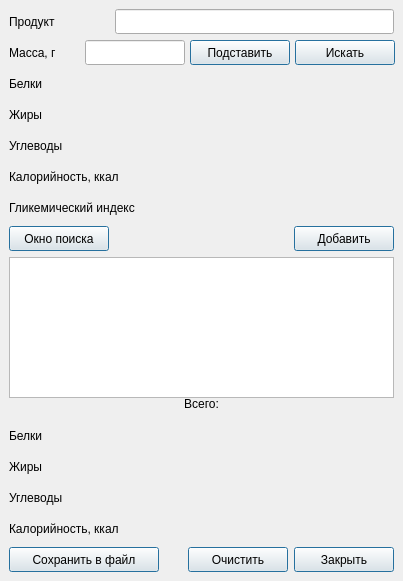
<?xml version="1.0" encoding="UTF-8"?>
<ui version="4.0">
 <class>Calc_Window</class>
 <widget class="QMainWindow" name="Calc_Window">
  <property name="geometry">
   <rect>
    <x>0</x>
    <y>0</y>
    <width>403</width>
    <height>581</height>
   </rect>
  </property>
  <property name="minimumSize">
   <size>
    <width>403</width>
    <height>581</height>
   </size>
  </property>
  <property name="windowTitle">
   <string>Расчитать</string>
  </property>
  <widget class="QWidget" name="centralwidget">
   <property name="minimumSize">
    <size>
     <width>403</width>
     <height>581</height>
    </size>
   </property>
   <layout class="QGridLayout" name="gridLayout">
    <item row="0" column="0">
     <layout class="QHBoxLayout" name="horizontalLayout">
      <item>
       <widget class="QLabel" name="search_lab">
        <property name="sizePolicy">
         <sizepolicy hsizetype="Fixed" vsizetype="Fixed">
          <horstretch>0</horstretch>
          <verstretch>0</verstretch>
         </sizepolicy>
        </property>
        <property name="minimumSize">
         <size>
          <width>100</width>
          <height>25</height>
         </size>
        </property>
        <property name="maximumSize">
         <size>
          <width>100</width>
          <height>25</height>
         </size>
        </property>
        <property name="text">
         <string>Продукт</string>
        </property>
       </widget>
      </item>
      <item>
       <widget class="QLineEdit" name="search_line">
        <property name="minimumSize">
         <size>
          <width>100</width>
          <height>25</height>
         </size>
        </property>
        <property name="maximumSize">
         <size>
          <width>16777215</width>
          <height>25</height>
         </size>
        </property>
        <property name="alignment">
         <set>Qt::AlignRight|Qt::AlignTrailing|Qt::AlignVCenter</set>
        </property>
       </widget>
      </item>
     </layout>
    </item>
    <item row="1" column="0">
     <layout class="QHBoxLayout" name="horizontalLayout_2">
      <item>
       <widget class="QLabel" name="mass_lab">
        <property name="sizePolicy">
         <sizepolicy hsizetype="Fixed" vsizetype="Fixed">
          <horstretch>0</horstretch>
          <verstretch>0</verstretch>
         </sizepolicy>
        </property>
        <property name="minimumSize">
         <size>
          <width>70</width>
          <height>25</height>
         </size>
        </property>
        <property name="maximumSize">
         <size>
          <width>70</width>
          <height>25</height>
         </size>
        </property>
        <property name="text">
         <string>Масса, г</string>
        </property>
       </widget>
      </item>
      <item>
       <widget class="QLineEdit" name="mass_line">
        <property name="minimumSize">
         <size>
          <width>100</width>
          <height>25</height>
         </size>
        </property>
        <property name="maximumSize">
         <size>
          <width>16777215</width>
          <height>25</height>
         </size>
        </property>
        <property name="alignment">
         <set>Qt::AlignRight|Qt::AlignTrailing|Qt::AlignVCenter</set>
        </property>
       </widget>
      </item>
      <item>
       <widget class="QPushButton" name="substitutebut">
        <property name="sizePolicy">
         <sizepolicy hsizetype="Fixed" vsizetype="Fixed">
          <horstretch>0</horstretch>
          <verstretch>0</verstretch>
         </sizepolicy>
        </property>
        <property name="minimumSize">
         <size>
          <width>100</width>
          <height>25</height>
         </size>
        </property>
        <property name="maximumSize">
         <size>
          <width>100</width>
          <height>25</height>
         </size>
        </property>
        <property name="text">
         <string>Подставить</string>
        </property>
        <property name="default">
         <bool>true</bool>
        </property>
       </widget>
      </item>
      <item>
       <widget class="QPushButton" name="searchbut">
        <property name="sizePolicy">
         <sizepolicy hsizetype="Fixed" vsizetype="Fixed">
          <horstretch>0</horstretch>
          <verstretch>0</verstretch>
         </sizepolicy>
        </property>
        <property name="minimumSize">
         <size>
          <width>100</width>
          <height>25</height>
         </size>
        </property>
        <property name="maximumSize">
         <size>
          <width>100</width>
          <height>25</height>
         </size>
        </property>
        <property name="text">
         <string>Искать</string>
        </property>
        <property name="default">
         <bool>true</bool>
        </property>
       </widget>
      </item>
     </layout>
    </item>
    <item row="2" column="0">
     <layout class="QHBoxLayout" name="horizontalLayout_3">
      <item>
       <widget class="QLabel" name="prot_lab">
        <property name="sizePolicy">
         <sizepolicy hsizetype="Fixed" vsizetype="Fixed">
          <horstretch>0</horstretch>
          <verstretch>0</verstretch>
         </sizepolicy>
        </property>
        <property name="minimumSize">
         <size>
          <width>100</width>
          <height>25</height>
         </size>
        </property>
        <property name="maximumSize">
         <size>
          <width>100</width>
          <height>25</height>
         </size>
        </property>
        <property name="text">
         <string>Белки</string>
        </property>
       </widget>
      </item>
      <item>
       <widget class="QLabel" name="prot_sec_lab">
        <property name="sizePolicy">
         <sizepolicy hsizetype="Preferred" vsizetype="Fixed">
          <horstretch>0</horstretch>
          <verstretch>0</verstretch>
         </sizepolicy>
        </property>
        <property name="minimumSize">
         <size>
          <width>0</width>
          <height>25</height>
         </size>
        </property>
        <property name="maximumSize">
         <size>
          <width>16777215</width>
          <height>25</height>
         </size>
        </property>
        <property name="text">
         <string>&lt;html&gt;&lt;head/&gt;&lt;body&gt;&lt;p align=&quot;right&quot;&gt;&lt;br/&gt;&lt;/p&gt;&lt;/body&gt;&lt;/html&gt;</string>
        </property>
       </widget>
      </item>
     </layout>
    </item>
    <item row="3" column="0">
     <layout class="QHBoxLayout" name="horizontalLayout_4">
      <item>
       <widget class="QLabel" name="lip_lab">
        <property name="sizePolicy">
         <sizepolicy hsizetype="Fixed" vsizetype="Fixed">
          <horstretch>0</horstretch>
          <verstretch>0</verstretch>
         </sizepolicy>
        </property>
        <property name="minimumSize">
         <size>
          <width>100</width>
          <height>25</height>
         </size>
        </property>
        <property name="maximumSize">
         <size>
          <width>100</width>
          <height>25</height>
         </size>
        </property>
        <property name="text">
         <string>Жиры</string>
        </property>
       </widget>
      </item>
      <item>
       <widget class="QLabel" name="lip_sec_lab">
        <property name="sizePolicy">
         <sizepolicy hsizetype="Preferred" vsizetype="Fixed">
          <horstretch>0</horstretch>
          <verstretch>0</verstretch>
         </sizepolicy>
        </property>
        <property name="minimumSize">
         <size>
          <width>0</width>
          <height>25</height>
         </size>
        </property>
        <property name="maximumSize">
         <size>
          <width>16777215</width>
          <height>25</height>
         </size>
        </property>
        <property name="text">
         <string>&lt;html&gt;&lt;head/&gt;&lt;body&gt;&lt;p align=&quot;right&quot;&gt;&lt;br/&gt;&lt;/p&gt;&lt;/body&gt;&lt;/html&gt;</string>
        </property>
       </widget>
      </item>
     </layout>
    </item>
    <item row="4" column="0">
     <layout class="QHBoxLayout" name="horizontalLayout_5">
      <item>
       <widget class="QLabel" name="carb_lab">
        <property name="sizePolicy">
         <sizepolicy hsizetype="Fixed" vsizetype="Fixed">
          <horstretch>0</horstretch>
          <verstretch>0</verstretch>
         </sizepolicy>
        </property>
        <property name="minimumSize">
         <size>
          <width>100</width>
          <height>25</height>
         </size>
        </property>
        <property name="maximumSize">
         <size>
          <width>100</width>
          <height>25</height>
         </size>
        </property>
        <property name="text">
         <string>Углеводы</string>
        </property>
       </widget>
      </item>
      <item>
       <widget class="QLabel" name="carb_sec_lab">
        <property name="sizePolicy">
         <sizepolicy hsizetype="Preferred" vsizetype="Fixed">
          <horstretch>0</horstretch>
          <verstretch>0</verstretch>
         </sizepolicy>
        </property>
        <property name="minimumSize">
         <size>
          <width>0</width>
          <height>25</height>
         </size>
        </property>
        <property name="maximumSize">
         <size>
          <width>16777215</width>
          <height>25</height>
         </size>
        </property>
        <property name="text">
         <string>&lt;html&gt;&lt;head/&gt;&lt;body&gt;&lt;p align=&quot;right&quot;&gt;&lt;br/&gt;&lt;/p&gt;&lt;/body&gt;&lt;/html&gt;</string>
        </property>
       </widget>
      </item>
     </layout>
    </item>
    <item row="5" column="0">
     <layout class="QHBoxLayout" name="horizontalLayout_6">
      <item>
       <widget class="QLabel" name="ccal_lab">
        <property name="sizePolicy">
         <sizepolicy hsizetype="Fixed" vsizetype="Fixed">
          <horstretch>0</horstretch>
          <verstretch>0</verstretch>
         </sizepolicy>
        </property>
        <property name="minimumSize">
         <size>
          <width>150</width>
          <height>25</height>
         </size>
        </property>
        <property name="maximumSize">
         <size>
          <width>150</width>
          <height>25</height>
         </size>
        </property>
        <property name="text">
         <string>Калорийность, ккал</string>
        </property>
       </widget>
      </item>
      <item>
       <widget class="QLabel" name="ccal_sec_lab">
        <property name="sizePolicy">
         <sizepolicy hsizetype="Preferred" vsizetype="Fixed">
          <horstretch>0</horstretch>
          <verstretch>0</verstretch>
         </sizepolicy>
        </property>
        <property name="minimumSize">
         <size>
          <width>100</width>
          <height>25</height>
         </size>
        </property>
        <property name="maximumSize">
         <size>
          <width>16777215</width>
          <height>25</height>
         </size>
        </property>
        <property name="text">
         <string>&lt;html&gt;&lt;head/&gt;&lt;body&gt;&lt;p align=&quot;right&quot;&gt;&lt;br/&gt;&lt;/p&gt;&lt;/body&gt;&lt;/html&gt;</string>
        </property>
       </widget>
      </item>
     </layout>
    </item>
    <item row="6" column="0">
     <layout class="QHBoxLayout" name="horizontalLayout_7">
      <item>
       <widget class="QLabel" name="glyc_lab">
        <property name="sizePolicy">
         <sizepolicy hsizetype="Fixed" vsizetype="Fixed">
          <horstretch>0</horstretch>
          <verstretch>0</verstretch>
         </sizepolicy>
        </property>
        <property name="minimumSize">
         <size>
          <width>150</width>
          <height>25</height>
         </size>
        </property>
        <property name="maximumSize">
         <size>
          <width>150</width>
          <height>25</height>
         </size>
        </property>
        <property name="text">
         <string>Гликемический индекс</string>
        </property>
       </widget>
      </item>
      <item>
       <widget class="QLabel" name="glyc_sec_lab">
        <property name="sizePolicy">
         <sizepolicy hsizetype="Preferred" vsizetype="Fixed">
          <horstretch>0</horstretch>
          <verstretch>0</verstretch>
         </sizepolicy>
        </property>
        <property name="minimumSize">
         <size>
          <width>100</width>
          <height>25</height>
         </size>
        </property>
        <property name="maximumSize">
         <size>
          <width>16777215</width>
          <height>25</height>
         </size>
        </property>
        <property name="text">
         <string>&lt;html&gt;&lt;head/&gt;&lt;body&gt;&lt;p align=&quot;right&quot;&gt;&lt;br/&gt;&lt;/p&gt;&lt;/body&gt;&lt;/html&gt;</string>
        </property>
       </widget>
      </item>
     </layout>
    </item>
    <item row="7" column="0">
     <layout class="QHBoxLayout" name="horizontalLayout_8">
      <item>
       <widget class="QPushButton" name="searchwinbut">
        <property name="sizePolicy">
         <sizepolicy hsizetype="Fixed" vsizetype="Fixed">
          <horstretch>0</horstretch>
          <verstretch>0</verstretch>
         </sizepolicy>
        </property>
        <property name="minimumSize">
         <size>
          <width>100</width>
          <height>25</height>
         </size>
        </property>
        <property name="maximumSize">
         <size>
          <width>100</width>
          <height>25</height>
         </size>
        </property>
        <property name="text">
         <string>Окно поиска</string>
        </property>
        <property name="default">
         <bool>true</bool>
        </property>
       </widget>
      </item>
      <item>
       <spacer name="horizontalSpacer">
        <property name="orientation">
         <enum>Qt::Horizontal</enum>
        </property>
        <property name="sizeHint" stdset="0">
         <size>
          <width>40</width>
          <height>20</height>
         </size>
        </property>
       </spacer>
      </item>
      <item>
       <widget class="QPushButton" name="addbut">
        <property name="sizePolicy">
         <sizepolicy hsizetype="Fixed" vsizetype="Fixed">
          <horstretch>0</horstretch>
          <verstretch>0</verstretch>
         </sizepolicy>
        </property>
        <property name="minimumSize">
         <size>
          <width>100</width>
          <height>25</height>
         </size>
        </property>
        <property name="maximumSize">
         <size>
          <width>100</width>
          <height>25</height>
         </size>
        </property>
        <property name="text">
         <string>Добавить</string>
        </property>
        <property name="default">
         <bool>true</bool>
        </property>
       </widget>
      </item>
     </layout>
    </item>
    <item row="8" column="0">
     <widget class="QTextBrowser" name="text_selected">
      <property name="minimumSize">
       <size>
        <width>381</width>
        <height>141</height>
       </size>
      </property>
     </widget>
    </item>
    <item row="9" column="0">
     <widget class="QLabel" name="total_lab">
      <property name="sizePolicy">
       <sizepolicy hsizetype="Preferred" vsizetype="Fixed">
        <horstretch>0</horstretch>
        <verstretch>0</verstretch>
       </sizepolicy>
      </property>
      <property name="minimumSize">
       <size>
        <width>100</width>
        <height>25</height>
       </size>
      </property>
      <property name="maximumSize">
       <size>
        <width>16777215</width>
        <height>25</height>
       </size>
      </property>
      <property name="text">
       <string>&lt;html&gt;&lt;head/&gt;&lt;body&gt;&lt;p align=&quot;center&quot;&gt;Всего:&lt;/p&gt;&lt;/body&gt;&lt;/html&gt;</string>
      </property>
     </widget>
    </item>
    <item row="10" column="0">
     <layout class="QHBoxLayout" name="horizontalLayout_9">
      <item>
       <widget class="QLabel" name="tot_prot_lab">
        <property name="sizePolicy">
         <sizepolicy hsizetype="Fixed" vsizetype="Fixed">
          <horstretch>0</horstretch>
          <verstretch>0</verstretch>
         </sizepolicy>
        </property>
        <property name="minimumSize">
         <size>
          <width>100</width>
          <height>25</height>
         </size>
        </property>
        <property name="maximumSize">
         <size>
          <width>100</width>
          <height>25</height>
         </size>
        </property>
        <property name="text">
         <string>Белки</string>
        </property>
       </widget>
      </item>
      <item>
       <widget class="QLabel" name="tot_prot_sec_lab">
        <property name="sizePolicy">
         <sizepolicy hsizetype="Preferred" vsizetype="Fixed">
          <horstretch>0</horstretch>
          <verstretch>0</verstretch>
         </sizepolicy>
        </property>
        <property name="minimumSize">
         <size>
          <width>0</width>
          <height>25</height>
         </size>
        </property>
        <property name="maximumSize">
         <size>
          <width>16777215</width>
          <height>25</height>
         </size>
        </property>
        <property name="text">
         <string>&lt;html&gt;&lt;head/&gt;&lt;body&gt;&lt;p align=&quot;right&quot;&gt;&lt;br/&gt;&lt;/p&gt;&lt;/body&gt;&lt;/html&gt;</string>
        </property>
       </widget>
      </item>
     </layout>
    </item>
    <item row="11" column="0">
     <layout class="QHBoxLayout" name="horizontalLayout_10">
      <item>
       <widget class="QLabel" name="tot_lip_lab">
        <property name="sizePolicy">
         <sizepolicy hsizetype="Fixed" vsizetype="Fixed">
          <horstretch>0</horstretch>
          <verstretch>0</verstretch>
         </sizepolicy>
        </property>
        <property name="minimumSize">
         <size>
          <width>100</width>
          <height>25</height>
         </size>
        </property>
        <property name="maximumSize">
         <size>
          <width>100</width>
          <height>25</height>
         </size>
        </property>
        <property name="text">
         <string>Жиры</string>
        </property>
       </widget>
      </item>
      <item>
       <widget class="QLabel" name="tot_lip_sec_lab">
        <property name="sizePolicy">
         <sizepolicy hsizetype="Preferred" vsizetype="Fixed">
          <horstretch>0</horstretch>
          <verstretch>0</verstretch>
         </sizepolicy>
        </property>
        <property name="minimumSize">
         <size>
          <width>0</width>
          <height>25</height>
         </size>
        </property>
        <property name="maximumSize">
         <size>
          <width>16777215</width>
          <height>25</height>
         </size>
        </property>
        <property name="text">
         <string>&lt;html&gt;&lt;head/&gt;&lt;body&gt;&lt;p align=&quot;right&quot;&gt;&lt;br/&gt;&lt;/p&gt;&lt;/body&gt;&lt;/html&gt;</string>
        </property>
       </widget>
      </item>
     </layout>
    </item>
    <item row="12" column="0">
     <layout class="QHBoxLayout" name="horizontalLayout_11">
      <item>
       <widget class="QLabel" name="tot_carb_lab">
        <property name="sizePolicy">
         <sizepolicy hsizetype="Fixed" vsizetype="Fixed">
          <horstretch>0</horstretch>
          <verstretch>0</verstretch>
         </sizepolicy>
        </property>
        <property name="minimumSize">
         <size>
          <width>100</width>
          <height>25</height>
         </size>
        </property>
        <property name="maximumSize">
         <size>
          <width>100</width>
          <height>25</height>
         </size>
        </property>
        <property name="text">
         <string>Углеводы</string>
        </property>
       </widget>
      </item>
      <item>
       <widget class="QLabel" name="tot_carb_sec_lab">
        <property name="sizePolicy">
         <sizepolicy hsizetype="Preferred" vsizetype="Fixed">
          <horstretch>0</horstretch>
          <verstretch>0</verstretch>
         </sizepolicy>
        </property>
        <property name="minimumSize">
         <size>
          <width>100</width>
          <height>25</height>
         </size>
        </property>
        <property name="maximumSize">
         <size>
          <width>16777215</width>
          <height>25</height>
         </size>
        </property>
        <property name="text">
         <string>&lt;html&gt;&lt;head/&gt;&lt;body&gt;&lt;p align=&quot;right&quot;&gt;&lt;br/&gt;&lt;/p&gt;&lt;/body&gt;&lt;/html&gt;</string>
        </property>
       </widget>
      </item>
     </layout>
    </item>
    <item row="13" column="0">
     <layout class="QHBoxLayout" name="horizontalLayout_12">
      <item>
       <widget class="QLabel" name="tot_ccal_lab">
        <property name="sizePolicy">
         <sizepolicy hsizetype="Fixed" vsizetype="Fixed">
          <horstretch>0</horstretch>
          <verstretch>0</verstretch>
         </sizepolicy>
        </property>
        <property name="minimumSize">
         <size>
          <width>150</width>
          <height>25</height>
         </size>
        </property>
        <property name="maximumSize">
         <size>
          <width>150</width>
          <height>25</height>
         </size>
        </property>
        <property name="text">
         <string>Калорийность, ккал</string>
        </property>
       </widget>
      </item>
      <item>
       <widget class="QLabel" name="tot_ccal_sec_lab">
        <property name="sizePolicy">
         <sizepolicy hsizetype="Preferred" vsizetype="Fixed">
          <horstretch>0</horstretch>
          <verstretch>0</verstretch>
         </sizepolicy>
        </property>
        <property name="minimumSize">
         <size>
          <width>0</width>
          <height>25</height>
         </size>
        </property>
        <property name="maximumSize">
         <size>
          <width>16777215</width>
          <height>25</height>
         </size>
        </property>
        <property name="text">
         <string>&lt;html&gt;&lt;head/&gt;&lt;body&gt;&lt;p align=&quot;right&quot;&gt;&lt;br/&gt;&lt;/p&gt;&lt;/body&gt;&lt;/html&gt;</string>
        </property>
       </widget>
      </item>
     </layout>
    </item>
    <item row="14" column="0">
     <layout class="QHBoxLayout" name="horizontalLayout_13">
      <item>
       <widget class="QPushButton" name="savebut">
        <property name="sizePolicy">
         <sizepolicy hsizetype="Fixed" vsizetype="Fixed">
          <horstretch>0</horstretch>
          <verstretch>0</verstretch>
         </sizepolicy>
        </property>
        <property name="minimumSize">
         <size>
          <width>150</width>
          <height>25</height>
         </size>
        </property>
        <property name="maximumSize">
         <size>
          <width>150</width>
          <height>25</height>
         </size>
        </property>
        <property name="text">
         <string>Сохранить в файл</string>
        </property>
        <property name="default">
         <bool>true</bool>
        </property>
       </widget>
      </item>
      <item>
       <spacer name="horizontalSpacer_2">
        <property name="orientation">
         <enum>Qt::Horizontal</enum>
        </property>
        <property name="sizeHint" stdset="0">
         <size>
          <width>40</width>
          <height>20</height>
         </size>
        </property>
       </spacer>
      </item>
      <item>
       <widget class="QPushButton" name="deletebut">
        <property name="sizePolicy">
         <sizepolicy hsizetype="Fixed" vsizetype="Fixed">
          <horstretch>0</horstretch>
          <verstretch>0</verstretch>
         </sizepolicy>
        </property>
        <property name="minimumSize">
         <size>
          <width>100</width>
          <height>25</height>
         </size>
        </property>
        <property name="maximumSize">
         <size>
          <width>100</width>
          <height>25</height>
         </size>
        </property>
        <property name="text">
         <string>Очистить</string>
        </property>
        <property name="default">
         <bool>true</bool>
        </property>
       </widget>
      </item>
      <item>
       <widget class="QPushButton" name="exitbut">
        <property name="sizePolicy">
         <sizepolicy hsizetype="Fixed" vsizetype="Fixed">
          <horstretch>0</horstretch>
          <verstretch>0</verstretch>
         </sizepolicy>
        </property>
        <property name="minimumSize">
         <size>
          <width>100</width>
          <height>25</height>
         </size>
        </property>
        <property name="maximumSize">
         <size>
          <width>100</width>
          <height>25</height>
         </size>
        </property>
        <property name="text">
         <string>Закрыть</string>
        </property>
        <property name="default">
         <bool>true</bool>
        </property>
       </widget>
      </item>
     </layout>
    </item>
   </layout>
  </widget>
 </widget>
 <tabstops>
  <tabstop>text_selected</tabstop>
 </tabstops>
 <resources/>
 <connections/>
</ui>
